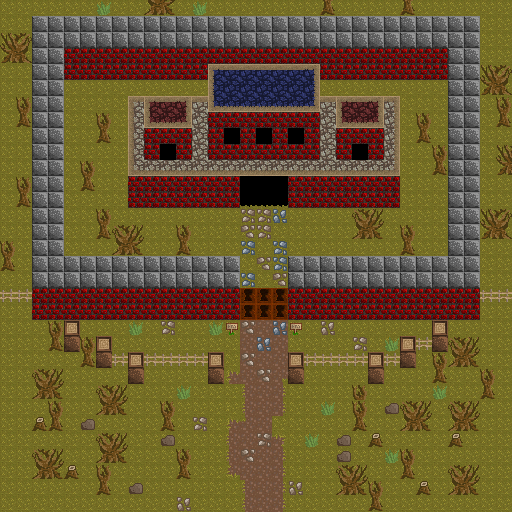

This is a level from a 2D game, rendered from its Tiled map with the project's own tilesets. A one-line summary and the map file follow, with tile-layer data summarised:
An orthogonal 32x32 tile map with 16x16 px tiles, 2 tile layers (lower, upper), 2 tilesets and 19 objects (9x villager, 6x portal, 2x pickup, 2x npc).

<map version="1.0" orientation="orthogonal" renderorder="right-down" width="32" height="32" tilewidth="16" tileheight="16" nextobjectid="30">
 <tileset firstgid="1" source="tilesheet.tsx" />
 <tileset firstgid="257" name="tilesheet" tilewidth="16" tileheight="16" tilecount="256">
  <image source="../gfx/tilesheet.png" width="256" height="256" />
  <tile id="2">
   <properties>
    <property name="solid" value="true" />
   </properties>
  </tile>
  <tile id="3">
   <properties>
    <property name="solid" value="true" />
   </properties>
  </tile>
  <tile id="4">
   <properties>
    <property name="solid" value="true" />
   </properties>
  </tile>
  <tile id="5">
   <properties>
    <property name="solid" value="true" />
   </properties>
  </tile>
  <tile id="7">
   <properties>
    <property name="solid" value="true" />
   </properties>
  </tile>
  <tile id="8">
   <properties>
    <property name="solid" value="true" />
   </properties>
  </tile>
  <tile id="10">
   <properties>
    <property name="solid" value="true" />
   </properties>
  </tile>
  <tile id="11">
   <properties>
    <property name="solid" value="true" />
   </properties>
  </tile>
  <tile id="12">
   <properties>
    <property name="solid" value="true" />
   </properties>
  </tile>
  <tile id="26">
   <properties>
    <property name="solid" value="true" />
   </properties>
  </tile>
  <tile id="27">
   <properties>
    <property name="solid" value="true" />
   </properties>
  </tile>
  <tile id="28">
   <properties>
    <property name="solid" value="true" />
   </properties>
  </tile>
  <tile id="29">
   <properties>
    <property name="solid" value="true" />
   </properties>
  </tile>
  <tile id="42">
   <properties>
    <property name="solid" value="true" />
   </properties>
  </tile>
  <tile id="43">
   <properties>
    <property name="solid" value="true" />
   </properties>
  </tile>
  <tile id="44">
   <properties>
    <property name="solid" value="true" />
   </properties>
  </tile>
  <tile id="45">
   <properties>
    <property name="solid" value="true" />
   </properties>
  </tile>
  <tile id="46">
   <properties>
    <property name="solid" value="true" />
   </properties>
  </tile>
  <tile id="47">
   <properties>
    <property name="solid" value="true" />
   </properties>
  </tile>
  <tile id="48">
   <properties>
    <property name="solid" value="true" />
   </properties>
  </tile>
  <tile id="49">
   <properties>
    <property name="solid" value="true" />
   </properties>
  </tile>
  <tile id="50">
   <properties>
    <property name="solid" value="true" />
   </properties>
  </tile>
  <tile id="51">
   <properties>
    <property name="solid" value="true" />
   </properties>
  </tile>
  <tile id="52">
   <properties>
    <property name="solid" value="true" />
   </properties>
  </tile>
  <tile id="53">
   <properties>
    <property name="solid" value="true" />
   </properties>
  </tile>
  <tile id="54">
   <properties>
    <property name="solid" value="true" />
   </properties>
  </tile>
  <tile id="57">
   <properties>
    <property name="solid" value="true" />
   </properties>
  </tile>
  <tile id="58">
   <properties>
    <property name="solid" value="true" />
   </properties>
  </tile>
  <tile id="60">
   <properties>
    <property name="solid" value="true" />
   </properties>
  </tile>
  <tile id="61">
   <properties>
    <property name="solid" value="true" />
   </properties>
  </tile>
  <tile id="62">
   <properties>
    <property name="solid" value="true" />
   </properties>
  </tile>
  <tile id="64">
   <properties>
    <property name="solid" value="true" />
   </properties>
  </tile>
  <tile id="65">
   <properties>
    <property name="solid" value="true" />
   </properties>
  </tile>
  <tile id="66">
   <properties>
    <property name="solid" value="true" />
   </properties>
  </tile>
  <tile id="67">
   <properties>
    <property name="solid" value="true" />
   </properties>
  </tile>
  <tile id="68">
   <properties>
    <property name="solid" value="true" />
   </properties>
  </tile>
  <tile id="69">
   <properties>
    <property name="solid" value="true" />
   </properties>
  </tile>
  <tile id="70">
   <properties>
    <property name="solid" value="true" />
   </properties>
  </tile>
  <tile id="73">
   <properties>
    <property name="solid" value="true" />
   </properties>
  </tile>
  <tile id="74">
   <properties>
    <property name="solid" value="true" />
   </properties>
  </tile>
  <tile id="75">
   <properties>
    <property name="solid" value="true" />
   </properties>
  </tile>
  <tile id="76">
   <properties>
    <property name="solid" value="true" />
   </properties>
  </tile>
  <tile id="77">
   <properties>
    <property name="solid" value="true" />
   </properties>
  </tile>
  <tile id="80">
   <properties>
    <property name="solid" value="true" />
   </properties>
  </tile>
  <tile id="81">
   <properties>
    <property name="solid" value="true" />
   </properties>
  </tile>
  <tile id="82">
   <properties>
    <property name="solid" value="true" />
   </properties>
  </tile>
  <tile id="83">
   <properties>
    <property name="solid" value="true" />
   </properties>
  </tile>
  <tile id="84">
   <properties>
    <property name="solid" value="true" />
   </properties>
  </tile>
  <tile id="85">
   <properties>
    <property name="solid" value="true" />
   </properties>
  </tile>
  <tile id="86">
   <properties>
    <property name="solid" value="true" />
   </properties>
  </tile>
  <tile id="87">
   <properties>
    <property name="solid" value="true" />
   </properties>
  </tile>
  <tile id="88">
   <properties>
    <property name="solid" value="true" />
   </properties>
  </tile>
  <tile id="89">
   <properties>
    <property name="solid" value="true" />
   </properties>
  </tile>
  <tile id="90">
   <properties>
    <property name="solid" value="true" />
   </properties>
  </tile>
  <tile id="96">
   <properties>
    <property name="solid" value="true" />
   </properties>
  </tile>
  <tile id="97">
   <properties>
    <property name="solid" value="true" />
   </properties>
  </tile>
  <tile id="98">
   <properties>
    <property name="solid" value="true" />
   </properties>
  </tile>
  <tile id="99">
   <properties>
    <property name="solid" value="true" />
   </properties>
  </tile>
  <tile id="101">
   <properties>
    <property name="solid" value="true" />
   </properties>
  </tile>
  <tile id="102">
   <properties>
    <property name="solid" value="true" />
   </properties>
  </tile>
  <tile id="103">
   <properties>
    <property name="solid" value="true" />
   </properties>
  </tile>
  <tile id="104">
   <properties>
    <property name="solid" value="true" />
   </properties>
  </tile>
  <tile id="105">
   <properties>
    <property name="solid" value="true" />
   </properties>
  </tile>
  <tile id="117">
   <properties>
    <property name="solid" value="true" />
   </properties>
  </tile>
  <tile id="120">
   <properties>
    <property name="solid" value="true" />
   </properties>
  </tile>
  <tile id="123">
   <properties>
    <property name="solid" value="true" />
   </properties>
  </tile>
  <tile id="124">
   <properties>
    <property name="solid" value="true" />
   </properties>
  </tile>
 </tileset>
 <layer name="lower" width="32" height="32">
  <data>[1024 cells, 1024 non-empty, 10 distinct tile ids]</data>
 </layer>
 <layer name="upper" width="32" height="32">
  <data>[1024 cells, 252 non-empty, 37 distinct tile ids]</data>
 </layer>
 <objectgroup name="objects">
  <object id="1" type="portal" gid="15" x="260" y="508" width="16" height="16">
   <properties>
    <property name="level" value="village" />
    <property name="x" value="15" />
    <property name="y" value="1" />
   </properties>
  </object>
  </objectgroup>
</map>
<!-- 18 of 19 objects omitted -->
